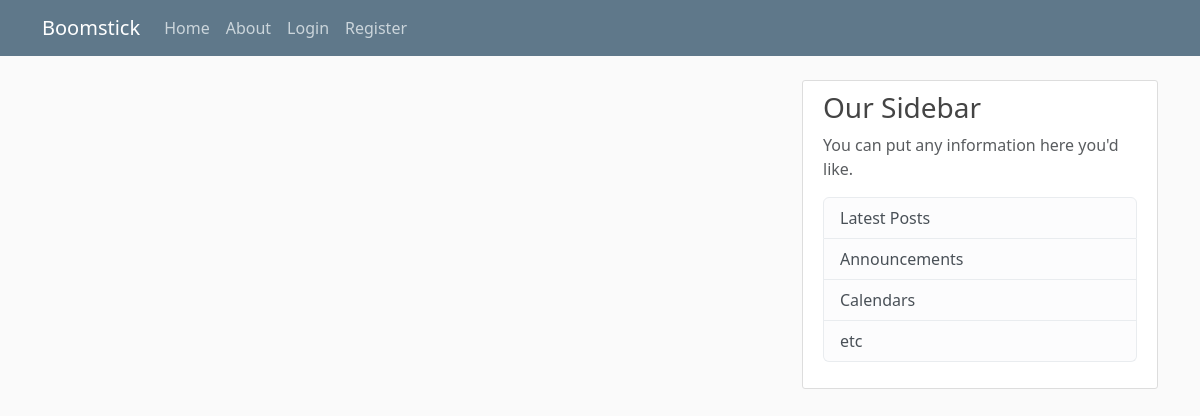
/home, run on an earlier commit of the app's database.
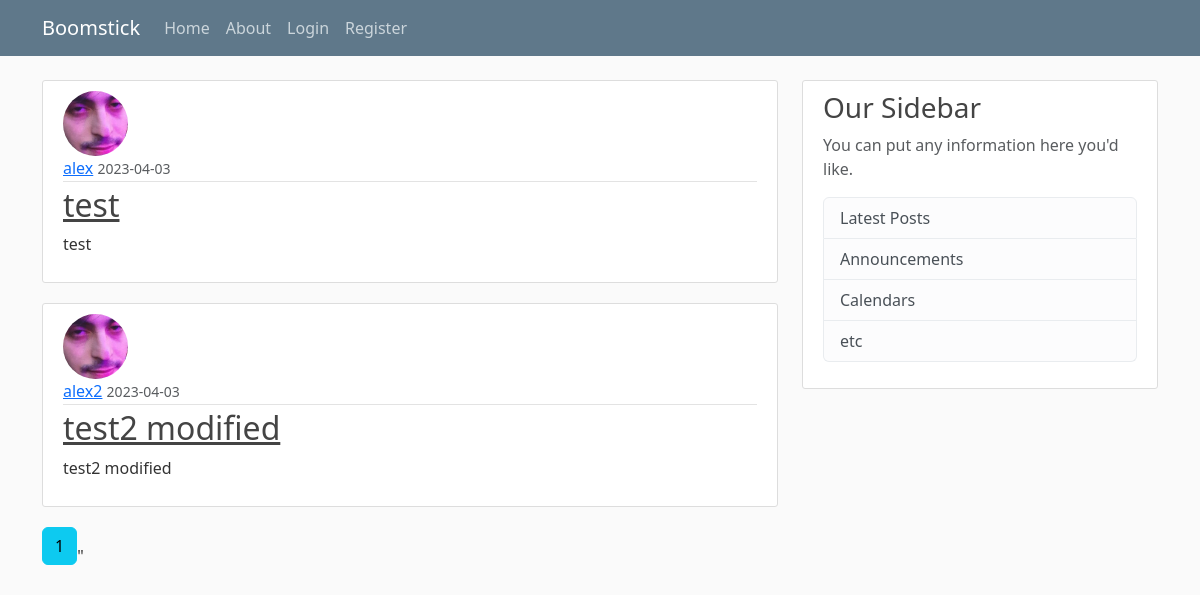
And on a later commit of the database.
### flaskblog/models.py (models this page shows, shortened)
class Post(db.Model):
    id = db.Column(db.Integer, primary_key=True)
    title = db.Column(db.String(100), nullable=False)
    date_posted = db.Column(db.DateTime, nullable=False, default=datetime.utcnow)
    content = db.Column(db.Text, nullable=False)
    user_id = db.Column(db.Integer, db.ForeignKey('user.id'), nullable=False)

class User(db.Model, UserMixin):
    id = db.Column(db.Integer, primary_key=True)
    username = db.Column(db.String(20), unique=True, nullable=False)
    email = db.Column(db.String(120), unique=True, nullable=False)
    image_file = db.Column(db.String(20), nullable=False, default='default.jpg')
    password = db.Column(db.String(60), nullable=False)
    posts = db.relationship('Post', backref='author', lazy=True)

### flaskblog/main/routes.py (the view)
@main.route('/')
@main.route("/home")
def home():
    page = request.args.get('page', 1, type=int)
    posts = Post.query.order_by(Post.date_posted.desc()).paginate(page=page, per_page=5)
    return render_template('home.html', posts=posts)

### flaskblog/templates/home.html
{% extends "layout.html" %}
{% block content %}
    {% for post in posts.items %}
        <article class="media content-section">
            <img class="rounded-circle article-img" src="{{ url_for('static', filename='profile_pics/' + post.author.image_file)}}">
            <div class="media-body">
                <div class="article-metadata">
                    <a class="mr-2" href="{{ url_for('users.user_profile', username=post.author.username) }}">{{ post.author.username }}</a>
                    <small class="text-muted">{{ post.date_posted.strftime('%Y-%m-%d') }}</small>
            </div>
            <h2><a class="article-title" href="{{ url_for('posts.post', post_id=post.id) }}">{{ post.title }}</a></h2>
            <p class="article-content">{{ post.content }}</p>
            </div>
        </article>
    {% endfor %}
    {% for page_num in posts.iter_pages(left_edge=1, right_edge=1, left_current=1, right_current=2) %}
        {% if page_num %}
            {% if posts.page == page_num %}
            <a class="btn btn-info mb-4" href="{{ url_for('main.home', page=page_num) }}">{{ page_num }}</a>"
            {% else %}
            <a class="btn btn-outline-info mb-4" href="{{ url_for('main.home', page=page_num) }}">{{ page_num }}</a>"
            {% endif %}
        {% else %}
            ...
        {% endif %}
    {% endfor %}
{% endblock content %}

What changed in the data, as far as the page shows it:
added Post: image_file (picture), author.username "alex", date_posted "2023-04-03", title "test", content "test"
added Post: image_file (placeholder picture), author.username "alex2", date_posted "2023-04-03", title "test2 modified", content "test2 modified"
Also different on the page:
new list line: "1 \""
